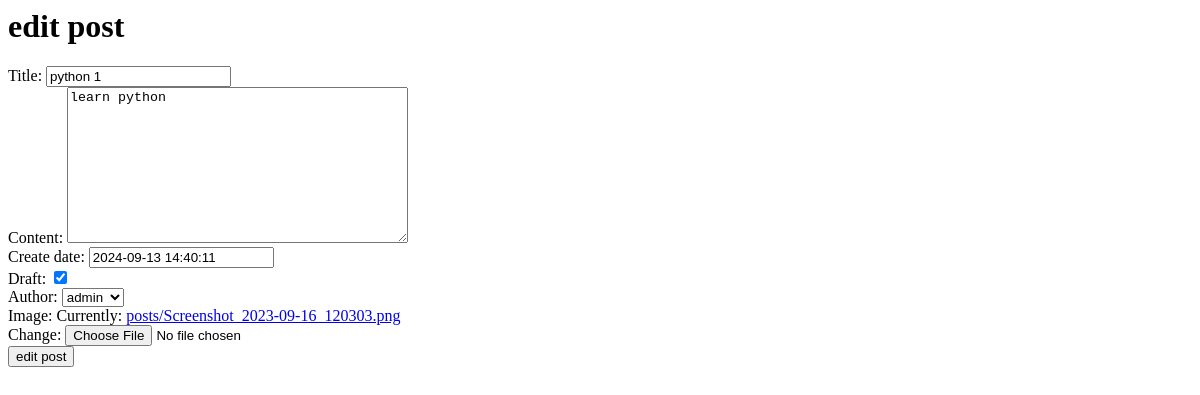
The page /blog/2/edit on the database as committed earlier.
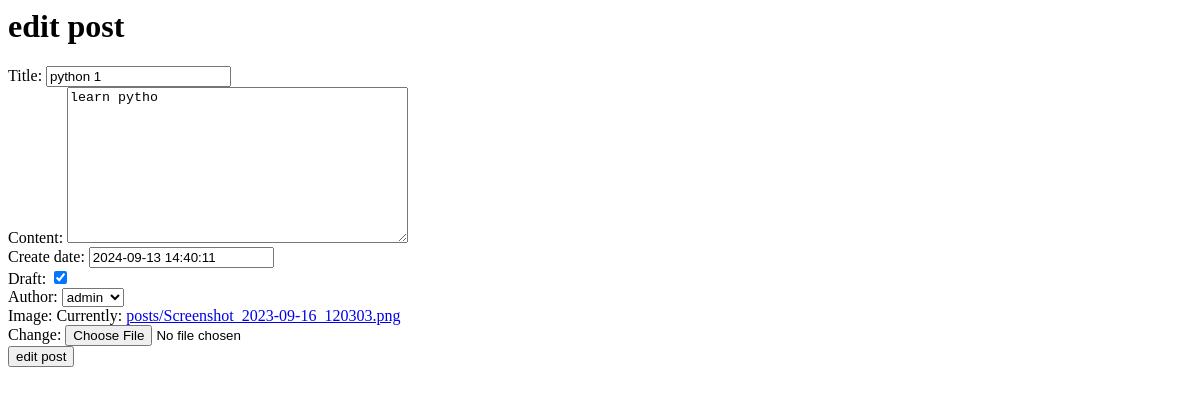
The same page on the database as committed later.
### blog/models.py (models this page shows, shortened)
class Post(models.Model):
    title = models.CharField(max_length=100)
    content=models.TextField(max_length=30000)
    create_date=models.DateTimeField(default=timezone.now)
    draft=models.BooleanField(default=True)
    tags = TaggableManager()
    author=models.ForeignKey(User,on_delete=models.SET_NULL,null=True,blank=True,related_name='post_user')
    image=models.ImageField(upload_to='posts')

### blog/views.py (the view)
# urls.py: path('blog/<int:pk>/edit',PostUpdate.as_view()),
class PostUpdate(UpdateView):
    model = Post
    fields = ['title','content','create_date','draft','tags','author','image']
    success_url= '/blog'
    template_name = 'blog/edit_post.html'

### blog/templates/blog/edit_post.html (shortened to what this page needs)
<h1>edit post </h1>
<form method="post" enctype="multipart/form-data">
    {{form}}
    <input type="submit" value="edit post">
</form>

Rows that differ between the two databases and show on the page:
changed Post "python 1": content "learn python" → "learn pytho"
